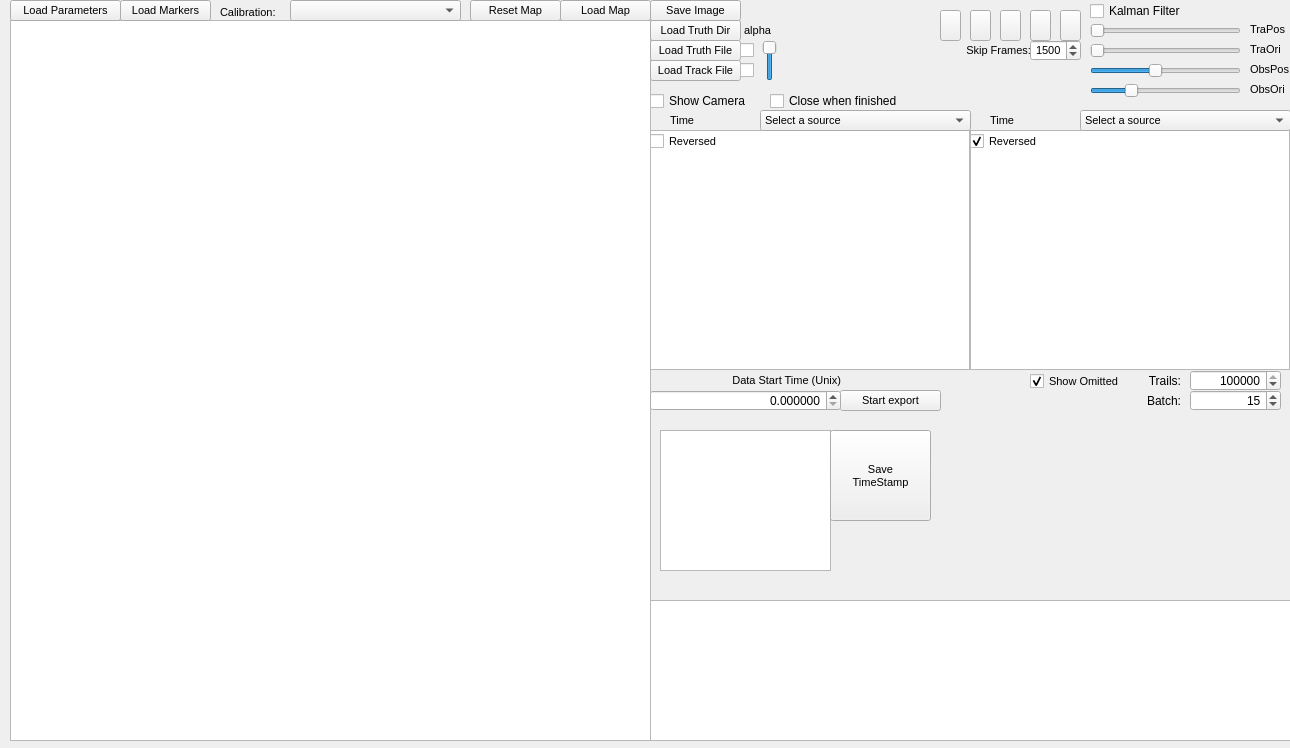
<?xml version="1.0" encoding="UTF-8"?>
<ui version="4.0">
 <class>VisualDataViewer</class>
 <widget class="QWidget" name="VisualDataViewer">
  <property name="geometry">
   <rect>
    <x>0</x>
    <y>0</y>
    <width>1290</width>
    <height>748</height>
   </rect>
  </property>
  <property name="minimumSize">
   <size>
    <width>400</width>
    <height>300</height>
   </size>
  </property>
  <property name="maximumSize">
   <size>
    <width>5000</width>
    <height>5000</height>
   </size>
  </property>
  <property name="font">
   <font>
    <kerning>true</kerning>
   </font>
  </property>
  <property name="windowTitle">
   <string>ARUCO Localization</string>
  </property>
  <widget class="QLabel" name="timeStart">
   <property name="geometry">
    <rect>
     <x>140</x>
     <y>550</y>
     <width>441</width>
     <height>16</height>
    </rect>
   </property>
   <property name="font">
    <font>
     <pointsize>8</pointsize>
     <kerning>true</kerning>
    </font>
   </property>
   <property name="text">
    <string/>
   </property>
  </widget>
  <widget class="QPushButton" name="loadImageButton">
   <property name="geometry">
    <rect>
     <x>560</x>
     <y>0</y>
     <width>91</width>
     <height>21</height>
    </rect>
   </property>
   <property name="font">
    <font>
     <pointsize>8</pointsize>
     <kerning>true</kerning>
    </font>
   </property>
   <property name="text">
    <string>Load Map</string>
   </property>
  </widget>
  <widget class="QPushButton" name="resetImageButton">
   <property name="geometry">
    <rect>
     <x>470</x>
     <y>0</y>
     <width>91</width>
     <height>21</height>
    </rect>
   </property>
   <property name="font">
    <font>
     <pointsize>8</pointsize>
     <kerning>true</kerning>
    </font>
   </property>
   <property name="text">
    <string>Reset Map</string>
   </property>
  </widget>
  <widget class="QGraphicsView" name="imageView">
   <property name="geometry">
    <rect>
     <x>10</x>
     <y>20</y>
     <width>641</width>
     <height>721</height>
    </rect>
   </property>
   <property name="sizePolicy">
    <sizepolicy hsizetype="Fixed" vsizetype="Fixed">
     <horstretch>0</horstretch>
     <verstretch>0</verstretch>
    </sizepolicy>
   </property>
   <property name="font">
    <font>
     <pointsize>8</pointsize>
     <kerning>true</kerning>
    </font>
   </property>
   <property name="frameShadow">
    <enum>QFrame::Sunken</enum>
   </property>
   <property name="verticalScrollBarPolicy">
    <enum>Qt::ScrollBarAlwaysOff</enum>
   </property>
   <property name="horizontalScrollBarPolicy">
    <enum>Qt::ScrollBarAlwaysOff</enum>
   </property>
  </widget>
  <widget class="QTextBrowser" name="logBrowser">
   <property name="geometry">
    <rect>
     <x>650</x>
     <y>600</y>
     <width>641</width>
     <height>141</height>
    </rect>
   </property>
   <property name="font">
    <font>
     <pointsize>8</pointsize>
     <kerning>true</kerning>
    </font>
   </property>
   <property name="horizontalScrollBarPolicy">
    <enum>Qt::ScrollBarAlwaysOff</enum>
   </property>
  </widget>
  <widget class="QPushButton" name="loadParametersButton">
   <property name="geometry">
    <rect>
     <x>10</x>
     <y>0</y>
     <width>111</width>
     <height>21</height>
    </rect>
   </property>
   <property name="font">
    <font>
     <pointsize>8</pointsize>
     <kerning>true</kerning>
    </font>
   </property>
   <property name="text">
    <string>Load Parameters</string>
   </property>
  </widget>
  <widget class="QPushButton" name="loadMarkers">
   <property name="geometry">
    <rect>
     <x>120</x>
     <y>0</y>
     <width>91</width>
     <height>21</height>
    </rect>
   </property>
   <property name="font">
    <font>
     <pointsize>8</pointsize>
     <kerning>true</kerning>
    </font>
   </property>
   <property name="text">
    <string>Load Markers</string>
   </property>
  </widget>
  <widget class="QPushButton" name="startDetectionButton">
   <property name="geometry">
    <rect>
     <x>940</x>
     <y>10</y>
     <width>21</width>
     <height>31</height>
    </rect>
   </property>
   <property name="font">
    <font>
     <pointsize>8</pointsize>
     <kerning>true</kerning>
    </font>
   </property>
   <property name="text">
    <string/>
   </property>
   <property name="icon">
    <iconset>
     <normaloff>../../../../../../usr/share/icons/oxygen/base/32x32/actions/media-playback-start.png</normaloff>../../../../../../usr/share/icons/oxygen/base/32x32/actions/media-playback-start.png</iconset>
   </property>
  </widget>
  <widget class="QPushButton" name="stopDetectionButton">
   <property name="geometry">
    <rect>
     <x>1030</x>
     <y>10</y>
     <width>21</width>
     <height>31</height>
    </rect>
   </property>
   <property name="font">
    <font>
     <pointsize>8</pointsize>
     <kerning>true</kerning>
    </font>
   </property>
   <property name="text">
    <string/>
   </property>
   <property name="icon">
    <iconset>
     <normaloff>../../../../../../usr/share/icons/oxygen/base/32x32/actions/media-playback-stop.png</normaloff>../../../../../../usr/share/icons/oxygen/base/32x32/actions/media-playback-stop.png</iconset>
   </property>
  </widget>
  <widget class="QGraphicsView" name="cameraView0">
   <property name="geometry">
    <rect>
     <x>650</x>
     <y>130</y>
     <width>320</width>
     <height>240</height>
    </rect>
   </property>
   <property name="verticalScrollBarPolicy">
    <enum>Qt::ScrollBarAlwaysOff</enum>
   </property>
   <property name="horizontalScrollBarPolicy">
    <enum>Qt::ScrollBarAlwaysOff</enum>
   </property>
  </widget>
  <widget class="QPushButton" name="pauseDetectionButton">
   <property name="geometry">
    <rect>
     <x>1000</x>
     <y>10</y>
     <width>21</width>
     <height>31</height>
    </rect>
   </property>
   <property name="font">
    <font>
     <pointsize>8</pointsize>
     <kerning>true</kerning>
    </font>
   </property>
   <property name="text">
    <string/>
   </property>
   <property name="icon">
    <iconset>
     <normaloff>../../../../../../usr/share/icons/oxygen/base/32x32/actions/media-playback-pause.png</normaloff>../../../../../../usr/share/icons/oxygen/base/32x32/actions/media-playback-pause.png</iconset>
   </property>
  </widget>
  <widget class="QCheckBox" name="cameraCheckBox">
   <property name="geometry">
    <rect>
     <x>650</x>
     <y>90</y>
     <width>151</width>
     <height>22</height>
    </rect>
   </property>
   <property name="text">
    <string>Show Camera</string>
   </property>
  </widget>
  <widget class="QCheckBox" name="kalmanCheckBox">
   <property name="geometry">
    <rect>
     <x>1090</x>
     <y>0</y>
     <width>121</width>
     <height>22</height>
    </rect>
   </property>
   <property name="text">
    <string>Kalman Filter</string>
   </property>
  </widget>
  <widget class="QGraphicsView" name="cameraView1">
   <property name="geometry">
    <rect>
     <x>970</x>
     <y>130</y>
     <width>320</width>
     <height>240</height>
    </rect>
   </property>
   <property name="verticalScrollBarPolicy">
    <enum>Qt::ScrollBarAlwaysOff</enum>
   </property>
   <property name="horizontalScrollBarPolicy">
    <enum>Qt::ScrollBarAlwaysOff</enum>
   </property>
  </widget>
  <widget class="QComboBox" name="cameraSelect0">
   <property name="geometry">
    <rect>
     <x>760</x>
     <y>110</y>
     <width>211</width>
     <height>21</height>
    </rect>
   </property>
   <property name="font">
    <font>
     <pointsize>8</pointsize>
     <kerning>true</kerning>
    </font>
   </property>
   <item>
    <property name="text">
     <string>Select a source</string>
    </property>
   </item>
  </widget>
  <widget class="QComboBox" name="cameraSelect1">
   <property name="geometry">
    <rect>
     <x>1080</x>
     <y>110</y>
     <width>211</width>
     <height>21</height>
    </rect>
   </property>
   <property name="font">
    <font>
     <pointsize>8</pointsize>
     <kerning>true</kerning>
    </font>
   </property>
   <item>
    <property name="text">
     <string>Select a source</string>
    </property>
   </item>
  </widget>
  <widget class="QSpinBox" name="trailsBox">
   <property name="geometry">
    <rect>
     <x>1190</x>
     <y>370</y>
     <width>91</width>
     <height>21</height>
    </rect>
   </property>
   <property name="alignment">
    <set>Qt::AlignRight|Qt::AlignTrailing|Qt::AlignVCenter</set>
   </property>
   <property name="maximum">
    <number>999999</number>
   </property>
   <property name="value">
    <number>999999</number>
   </property>
  </widget>
  <widget class="QLabel" name="labelTrails">
   <property name="geometry">
    <rect>
     <x>1130</x>
     <y>370</y>
     <width>51</width>
     <height>21</height>
    </rect>
   </property>
   <property name="text">
    <string>Trails:</string>
   </property>
   <property name="alignment">
    <set>Qt::AlignRight|Qt::AlignTrailing|Qt::AlignVCenter</set>
   </property>
  </widget>
  <widget class="QLabel" name="labelTime0">
   <property name="geometry">
    <rect>
     <x>670</x>
     <y>110</y>
     <width>91</width>
     <height>20</height>
    </rect>
   </property>
   <property name="font">
    <font>
     <pointsize>8</pointsize>
     <kerning>true</kerning>
    </font>
   </property>
   <property name="text">
    <string>Time</string>
   </property>
  </widget>
  <widget class="QLabel" name="labelTime1">
   <property name="geometry">
    <rect>
     <x>990</x>
     <y>110</y>
     <width>91</width>
     <height>21</height>
    </rect>
   </property>
   <property name="font">
    <font>
     <pointsize>8</pointsize>
     <kerning>true</kerning>
    </font>
   </property>
   <property name="text">
    <string>Time</string>
   </property>
  </widget>
  <widget class="QPushButton" name="stepDetectionButton">
   <property name="geometry">
    <rect>
     <x>970</x>
     <y>10</y>
     <width>21</width>
     <height>31</height>
    </rect>
   </property>
   <property name="font">
    <font>
     <pointsize>8</pointsize>
     <kerning>true</kerning>
    </font>
   </property>
   <property name="text">
    <string/>
   </property>
   <property name="icon">
    <iconset>
     <normaloff>../../../../../../usr/share/icons/oxygen/base/32x32/actions/media-skip-forward.png</normaloff>../../../../../../usr/share/icons/oxygen/base/32x32/actions/media-skip-forward.png</iconset>
   </property>
  </widget>
  <widget class="QSlider" name="sliderCovTraPos">
   <property name="geometry">
    <rect>
     <x>1090</x>
     <y>20</y>
     <width>151</width>
     <height>21</height>
    </rect>
   </property>
   <property name="minimum">
    <number>-20</number>
   </property>
   <property name="maximum">
    <number>20</number>
   </property>
   <property name="singleStep">
    <number>1</number>
   </property>
   <property name="value">
    <number>-20</number>
   </property>
   <property name="sliderPosition">
    <number>-20</number>
   </property>
   <property name="tracking">
    <bool>false</bool>
   </property>
   <property name="orientation">
    <enum>Qt::Horizontal</enum>
   </property>
   <property name="tickPosition">
    <enum>QSlider::NoTicks</enum>
   </property>
   <property name="tickInterval">
    <number>10</number>
   </property>
  </widget>
  <widget class="QSlider" name="sliderCovObsPos">
   <property name="geometry">
    <rect>
     <x>1090</x>
     <y>60</y>
     <width>151</width>
     <height>21</height>
    </rect>
   </property>
   <property name="minimum">
    <number>-20</number>
   </property>
   <property name="maximum">
    <number>20</number>
   </property>
   <property name="value">
    <number>-3</number>
   </property>
   <property name="sliderPosition">
    <number>-3</number>
   </property>
   <property name="tracking">
    <bool>false</bool>
   </property>
   <property name="orientation">
    <enum>Qt::Horizontal</enum>
   </property>
   <property name="invertedAppearance">
    <bool>false</bool>
   </property>
  </widget>
  <widget class="QSlider" name="sliderCovTraOri">
   <property name="geometry">
    <rect>
     <x>1090</x>
     <y>40</y>
     <width>151</width>
     <height>21</height>
    </rect>
   </property>
   <property name="minimum">
    <number>-20</number>
   </property>
   <property name="maximum">
    <number>20</number>
   </property>
   <property name="singleStep">
    <number>1</number>
   </property>
   <property name="value">
    <number>-20</number>
   </property>
   <property name="sliderPosition">
    <number>-20</number>
   </property>
   <property name="tracking">
    <bool>false</bool>
   </property>
   <property name="orientation">
    <enum>Qt::Horizontal</enum>
   </property>
   <property name="tickPosition">
    <enum>QSlider::NoTicks</enum>
   </property>
   <property name="tickInterval">
    <number>10</number>
   </property>
  </widget>
  <widget class="QSlider" name="sliderCovObsOri">
   <property name="geometry">
    <rect>
     <x>1090</x>
     <y>80</y>
     <width>151</width>
     <height>21</height>
    </rect>
   </property>
   <property name="minimum">
    <number>-20</number>
   </property>
   <property name="maximum">
    <number>20</number>
   </property>
   <property name="value">
    <number>-10</number>
   </property>
   <property name="sliderPosition">
    <number>-10</number>
   </property>
   <property name="tracking">
    <bool>false</bool>
   </property>
   <property name="orientation">
    <enum>Qt::Horizontal</enum>
   </property>
   <property name="invertedAppearance">
    <bool>false</bool>
   </property>
  </widget>
  <widget class="QLabel" name="labelTraOri">
   <property name="geometry">
    <rect>
     <x>1250</x>
     <y>40</y>
     <width>41</width>
     <height>18</height>
    </rect>
   </property>
   <property name="font">
    <font>
     <pointsize>8</pointsize>
     <kerning>true</kerning>
    </font>
   </property>
   <property name="text">
    <string>TraOri</string>
   </property>
  </widget>
  <widget class="QLabel" name="labelObsOri">
   <property name="geometry">
    <rect>
     <x>1250</x>
     <y>80</y>
     <width>41</width>
     <height>18</height>
    </rect>
   </property>
   <property name="font">
    <font>
     <pointsize>8</pointsize>
     <kerning>true</kerning>
    </font>
   </property>
   <property name="text">
    <string>ObsOri</string>
   </property>
  </widget>
  <widget class="QLabel" name="labelObsPos">
   <property name="geometry">
    <rect>
     <x>1250</x>
     <y>60</y>
     <width>41</width>
     <height>18</height>
    </rect>
   </property>
   <property name="font">
    <font>
     <pointsize>8</pointsize>
     <kerning>true</kerning>
    </font>
   </property>
   <property name="text">
    <string>ObsPos</string>
   </property>
  </widget>
  <widget class="QLabel" name="labelTraPos">
   <property name="geometry">
    <rect>
     <x>1250</x>
     <y>20</y>
     <width>41</width>
     <height>18</height>
    </rect>
   </property>
   <property name="font">
    <font>
     <pointsize>8</pointsize>
     <kerning>true</kerning>
    </font>
   </property>
   <property name="text">
    <string>TraPos</string>
   </property>
  </widget>
  <widget class="QPushButton" name="destinationButton">
   <property name="geometry">
    <rect>
     <x>840</x>
     <y>390</y>
     <width>101</width>
     <height>21</height>
    </rect>
   </property>
   <property name="font">
    <font>
     <pointsize>8</pointsize>
     <kerning>true</kerning>
    </font>
   </property>
   <property name="text">
    <string>Start export</string>
   </property>
  </widget>
  <widget class="QCheckBox" name="reverseCheckBox0">
   <property name="geometry">
    <rect>
     <x>650</x>
     <y>130</y>
     <width>81</width>
     <height>22</height>
    </rect>
   </property>
   <property name="font">
    <font>
     <pointsize>8</pointsize>
     <kerning>true</kerning>
    </font>
   </property>
   <property name="text">
    <string>Reversed</string>
   </property>
  </widget>
  <widget class="QCheckBox" name="reverseCheckBox1">
   <property name="geometry">
    <rect>
     <x>970</x>
     <y>130</y>
     <width>81</width>
     <height>22</height>
    </rect>
   </property>
   <property name="font">
    <font>
     <pointsize>8</pointsize>
     <kerning>true</kerning>
    </font>
   </property>
   <property name="text">
    <string>Reversed</string>
   </property>
   <property name="checked">
    <bool>true</bool>
   </property>
  </widget>
  <widget class="QComboBox" name="calibrationComboBox">
   <property name="geometry">
    <rect>
     <x>290</x>
     <y>0</y>
     <width>171</width>
     <height>21</height>
    </rect>
   </property>
   <property name="font">
    <font>
     <pointsize>8</pointsize>
     <kerning>true</kerning>
    </font>
   </property>
  </widget>
  <widget class="QLabel" name="labelCalibration">
   <property name="geometry">
    <rect>
     <x>220</x>
     <y>2</y>
     <width>63</width>
     <height>20</height>
    </rect>
   </property>
   <property name="font">
    <font>
     <pointsize>8</pointsize>
     <kerning>true</kerning>
    </font>
   </property>
   <property name="text">
    <string>Calibration:</string>
   </property>
  </widget>
  <widget class="QLabel" name="labelProcess">
   <property name="geometry">
    <rect>
     <x>1130</x>
     <y>390</y>
     <width>51</width>
     <height>21</height>
    </rect>
   </property>
   <property name="text">
    <string>Batch:</string>
   </property>
   <property name="alignment">
    <set>Qt::AlignRight|Qt::AlignTrailing|Qt::AlignVCenter</set>
   </property>
  </widget>
  <widget class="QSpinBox" name="processsizeBox">
   <property name="geometry">
    <rect>
     <x>1190</x>
     <y>390</y>
     <width>91</width>
     <height>21</height>
    </rect>
   </property>
   <property name="alignment">
    <set>Qt::AlignRight|Qt::AlignTrailing|Qt::AlignVCenter</set>
   </property>
   <property name="minimum">
    <number>1</number>
   </property>
   <property name="maximum">
    <number>120</number>
   </property>
   <property name="value">
    <number>15</number>
   </property>
  </widget>
  <widget class="QPushButton" name="skipFramesButton">
   <property name="geometry">
    <rect>
     <x>1060</x>
     <y>10</y>
     <width>21</width>
     <height>31</height>
    </rect>
   </property>
   <property name="font">
    <font>
     <pointsize>8</pointsize>
     <kerning>true</kerning>
    </font>
   </property>
   <property name="text">
    <string/>
   </property>
   <property name="icon">
    <iconset>
     <normaloff>../../../../../../usr/share/icons/oxygen/base/32x32/actions/media-seek-forward.png</normaloff>../../../../../../usr/share/icons/oxygen/base/32x32/actions/media-seek-forward.png</iconset>
   </property>
  </widget>
  <widget class="QSpinBox" name="skipsizeBox">
   <property name="geometry">
    <rect>
     <x>1030</x>
     <y>40</y>
     <width>51</width>
     <height>21</height>
    </rect>
   </property>
   <property name="font">
    <font>
     <pointsize>8</pointsize>
     <kerning>true</kerning>
    </font>
   </property>
   <property name="alignment">
    <set>Qt::AlignRight|Qt::AlignTrailing|Qt::AlignVCenter</set>
   </property>
   <property name="minimum">
    <number>60</number>
   </property>
   <property name="maximum">
    <number>3600</number>
   </property>
   <property name="singleStep">
    <number>30</number>
   </property>
   <property name="value">
    <number>1500</number>
   </property>
  </widget>
  <widget class="QLabel" name="labelFrames">
   <property name="geometry">
    <rect>
     <x>960</x>
     <y>40</y>
     <width>71</width>
     <height>21</height>
    </rect>
   </property>
   <property name="font">
    <font>
     <pointsize>8</pointsize>
     <kerning>true</kerning>
    </font>
   </property>
   <property name="text">
    <string>Skip Frames:</string>
   </property>
   <property name="alignment">
    <set>Qt::AlignRight|Qt::AlignTrailing|Qt::AlignVCenter</set>
   </property>
  </widget>
  <widget class="QDoubleSpinBox" name="timeStartBox">
   <property name="geometry">
    <rect>
     <x>650</x>
     <y>390</y>
     <width>191</width>
     <height>21</height>
    </rect>
   </property>
   <property name="locale">
    <locale language="English" country="World"/>
   </property>
   <property name="alignment">
    <set>Qt::AlignRight|Qt::AlignTrailing|Qt::AlignVCenter</set>
   </property>
   <property name="suffix">
    <string/>
   </property>
   <property name="decimals">
    <number>6</number>
   </property>
   <property name="maximum">
    <double>10000000000000000000000.000000000000000</double>
   </property>
   <property name="stepType">
    <enum>QAbstractSpinBox::DefaultStepType</enum>
   </property>
  </widget>
  <widget class="QLabel" name="labelTime0_2">
   <property name="geometry">
    <rect>
     <x>650</x>
     <y>370</y>
     <width>191</width>
     <height>20</height>
    </rect>
   </property>
   <property name="font">
    <font>
     <pointsize>8</pointsize>
     <kerning>true</kerning>
    </font>
   </property>
   <property name="text">
    <string>Data Start Time (Unix)</string>
   </property>
   <property name="alignment">
    <set>Qt::AlignRight|Qt::AlignTrailing|Qt::AlignVCenter</set>
   </property>
  </widget>
  <widget class="QCheckBox" name="omittedCheckBox">
   <property name="geometry">
    <rect>
     <x>1030</x>
     <y>370</y>
     <width>101</width>
     <height>22</height>
    </rect>
   </property>
   <property name="font">
    <font>
     <pointsize>8</pointsize>
     <kerning>true</kerning>
    </font>
   </property>
   <property name="text">
    <string>Show Omitted</string>
   </property>
   <property name="checked">
    <bool>true</bool>
   </property>
  </widget>
  <widget class="QTextBrowser" name="timeStampBrowser">
   <property name="geometry">
    <rect>
     <x>660</x>
     <y>430</y>
     <width>171</width>
     <height>141</height>
    </rect>
   </property>
   <property name="font">
    <font>
     <pointsize>8</pointsize>
     <kerning>true</kerning>
    </font>
   </property>
  </widget>
  <widget class="QPushButton" name="saveTimeButton">
   <property name="geometry">
    <rect>
     <x>830</x>
     <y>430</y>
     <width>101</width>
     <height>91</height>
    </rect>
   </property>
   <property name="font">
    <font>
     <pointsize>8</pointsize>
     <kerning>true</kerning>
    </font>
   </property>
   <property name="text">
    <string>Save
TimeStamp</string>
   </property>
  </widget>
  <widget class="QPushButton" name="loadTruthDirButton">
   <property name="geometry">
    <rect>
     <x>650</x>
     <y>20</y>
     <width>91</width>
     <height>21</height>
    </rect>
   </property>
   <property name="font">
    <font>
     <pointsize>8</pointsize>
     <kerning>true</kerning>
    </font>
   </property>
   <property name="text">
    <string>Load Truth Dir</string>
   </property>
  </widget>
  <widget class="QPushButton" name="loadTruthFileButton">
   <property name="geometry">
    <rect>
     <x>650</x>
     <y>40</y>
     <width>91</width>
     <height>21</height>
    </rect>
   </property>
   <property name="font">
    <font>
     <pointsize>8</pointsize>
     <kerning>true</kerning>
    </font>
   </property>
   <property name="text">
    <string>Load Truth File</string>
   </property>
  </widget>
  <widget class="QCheckBox" name="closeEndCheckBox">
   <property name="geometry">
    <rect>
     <x>770</x>
     <y>90</y>
     <width>171</width>
     <height>22</height>
    </rect>
   </property>
   <property name="text">
    <string>Close when finished</string>
   </property>
  </widget>
  <widget class="QCheckBox" name="truthColorBox">
   <property name="geometry">
    <rect>
     <x>740</x>
     <y>40</y>
     <width>21</width>
     <height>21</height>
    </rect>
   </property>
   <property name="text">
    <string/>
   </property>
   <property name="checkable">
    <bool>false</bool>
   </property>
  </widget>
  <widget class="QPushButton" name="loadTrackFileButton">
   <property name="geometry">
    <rect>
     <x>650</x>
     <y>60</y>
     <width>91</width>
     <height>21</height>
    </rect>
   </property>
   <property name="font">
    <font>
     <pointsize>8</pointsize>
     <kerning>true</kerning>
    </font>
   </property>
   <property name="text">
    <string>Load Track File</string>
   </property>
  </widget>
  <widget class="QCheckBox" name="trackColorBox">
   <property name="geometry">
    <rect>
     <x>740</x>
     <y>60</y>
     <width>21</width>
     <height>21</height>
    </rect>
   </property>
   <property name="text">
    <string/>
   </property>
   <property name="checkable">
    <bool>false</bool>
   </property>
  </widget>
  <widget class="QPushButton" name="saveImageButton">
   <property name="geometry">
    <rect>
     <x>650</x>
     <y>0</y>
     <width>91</width>
     <height>21</height>
    </rect>
   </property>
   <property name="font">
    <font>
     <pointsize>8</pointsize>
     <kerning>true</kerning>
    </font>
   </property>
   <property name="text">
    <string>Save Image</string>
   </property>
  </widget>
  <widget class="QSlider" name="alphaSlider">
   <property name="geometry">
    <rect>
     <x>760</x>
     <y>40</y>
     <width>20</width>
     <height>41</height>
    </rect>
   </property>
   <property name="maximum">
    <number>255</number>
   </property>
   <property name="value">
    <number>255</number>
   </property>
   <property name="orientation">
    <enum>Qt::Vertical</enum>
   </property>
   <property name="tickInterval">
    <number>1</number>
   </property>
  </widget>
  <widget class="QLabel" name="labelAlpha">
   <property name="geometry">
    <rect>
     <x>740</x>
     <y>20</y>
     <width>31</width>
     <height>21</height>
    </rect>
   </property>
   <property name="font">
    <font>
     <pointsize>8</pointsize>
     <kerning>true</kerning>
    </font>
   </property>
   <property name="text">
    <string>alpha</string>
   </property>
   <property name="alignment">
    <set>Qt::AlignRight|Qt::AlignTrailing|Qt::AlignVCenter</set>
   </property>
  </widget>
 </widget>
 <resources/>
 <connections/>
</ui>
